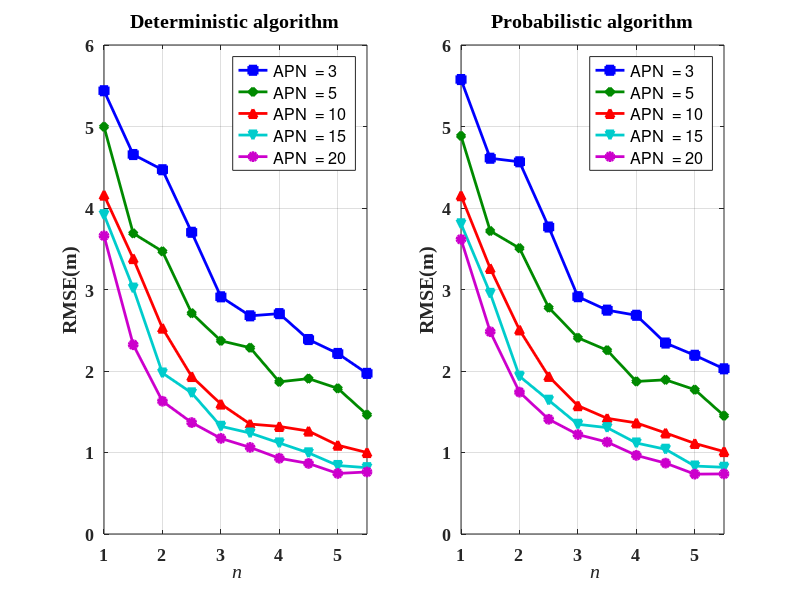
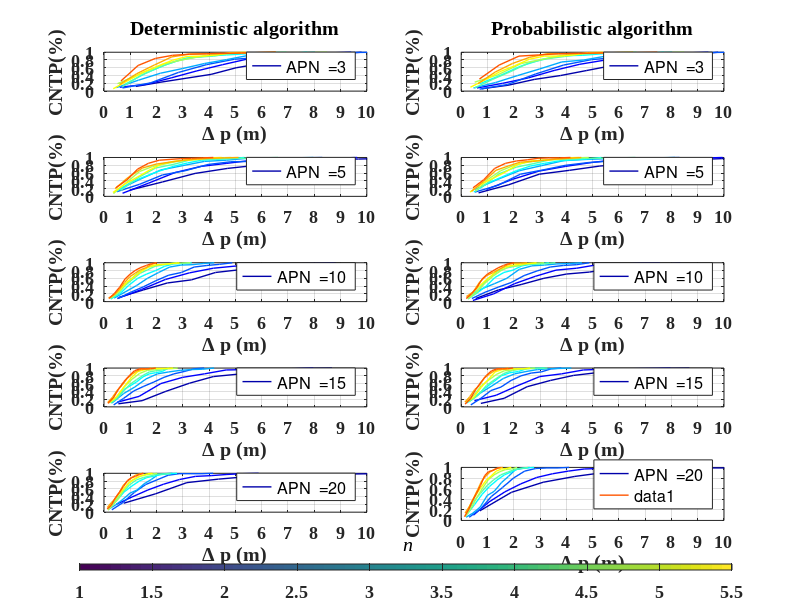

Here is the MATLAB script that generated these plots, in order:
clear;clc;
load test_result_attenuation;
result=attenuation_clean_result;
color=[0 0 255; 0 139 0; 255 0 0;0 205 205; 205 0 205];
color=color/256;

%%
% plot nn rmse
clear -regexp [^result | color]; % clear all var but result
figure('pos',[600 300 950 380]);
subplot(1,2,1);
for i=1:5
    j1=(i-1)*10+1;j2=i*10;
    x=cell2mat(result(j1:j2,2));
    y=cell2mat(result(j1:j2,4));
    if i==1
        plot(x,y,'-s','color',color(1,:),'linewidth',2,'markerfacecolor',color(1,:)); 
    elseif i==2
        plot(x,y,'-d','color',color(2,:),'linewidth',2,'markerfacecolor',color(2,:)); 
    elseif i==3
        plot(x,y,'-^','color',color(3,:),'linewidth',2,'markerfacecolor',color(3,:)); 
    elseif i==4
        plot(x,y,'-v','color',color(4,:),'linewidth',2,'markerfacecolor',color(4,:));  
    elseif i==5
        plot(x,y,'-o','color',color(5,:),'linewidth',2,'markerfacecolor',color(5,:));  
    end
    hold on;
end
title('Deterministic algorithm','fontname','Times New Roman','fontsize',13,'fontweight','bold');
legend('APN  = 3','APN  = 5','APN  = 10','APN  = 15','APN  = 20');
set(gca,'XTick',0:1:6,'fontname','Times New Roman','fontsize',13,'fontweight','bold');
xlabel('\it n');
ylabel('RMSE(m)');
axis([1 5.5 0 6]);
grid on;

% plot prob rmse
subplot(1,2,2);
for i=1:5
    j1=(i-1)*10+1;j2=i*10;
    x=cell2mat(result(j1:j2,2));
    y=cell2mat(result(j1:j2,6));
    if i==1
        plot(x,y,'-s','color',color(1,:),'linewidth',2,'markerfacecolor',color(1,:)); 
    elseif i==2
        plot(x,y,'-d','color',color(2,:),'linewidth',2,'markerfacecolor',color(2,:)); 
    elseif i==3
        plot(x,y,'-^','color',color(3,:),'linewidth',2,'markerfacecolor',color(3,:)); 
    elseif i==4
        plot(x,y,'-v','color',color(4,:),'linewidth',2,'markerfacecolor',color(4,:));  
    elseif i==5
        plot(x,y,'-o','color',color(5,:),'linewidth',2,'markerfacecolor',color(5,:));  
    end
    hold on;
end
title('Probabilistic algorithm','fontname','Times New Roman','fontsize',13,'fontweight','bold');
legend('APN  = 3','APN  = 5','APN  = 10','APN  = 15','APN  = 20');
set(gca,'XTick',0:1:6,'fontname','Times New Roman','fontsize',13,'fontweight','bold');
xlabel('\it n');
ylabel('RMSE(m)');
axis([1 5.5 0 6]);
grid on;

%%

clear -regexp [^result | color];
apn=[3;5;10;15;20];
linecolors = jet(10);
figure('pos',[600 100 930 750]);

for i= 1:5
    j1=(i-1)*10+1;j2=i*10;
    % plot nn cdf
    subplot(5,2,2*i-1);   
    nn_error=result(j1:j2,3);
    num=100;%100 test points
    for j=1:1:10
        y=nn_error{j,1};
        [b x]=hist(y,10);%10 bins
        c=cumsum(b/num); 
        plot(x,c,'-','color',linecolors(j,:),'linewidth',1,'markerfacecolor',color(5,:)); 
        hold on;
    end
    if i==1
        title('Deterministic algorithm','fontname','Times New Roman','fontsize',13,'fontweight','bold');
    end
    legend(strcat('APN  = ',num2str(apn(i,1))),'Location','southeast');
    set(gca,'XTick',0:1:10,'fontname','Times New Roman','fontsize',13,'fontweight','bold');
    xlabel('\Delta\it\bf p\rm\bf (m)');
    ylabel('CNTP(%)');
    axis([0 10 0 1]);
    grid on;

% plot prob cdf
    subplot(5,2,2*i);
    prob_error=result(j1:j2,5);
    num=100;%100 test points
    for j=1:1:10
        y=prob_error{j,1};
        [b x]=hist(y,10);%10 bins
        c=cumsum(b/num); 
        plot(x,c,'-','color',linecolors(j,:),'linewidth',1,'markerfacecolor',color(5,:)); 
        hold on;
    end
    
    if i==1
        title({'Probabilistic algorithm'},'fontname','Times New Roman','fontsize',13,'fontweight','bold');
    end
    legend(strcat('APN  = ',num2str(apn(i,1))),'Location','southeast');
    set(gca,'XTick',0:1:10,'fontname','Times New Roman','fontsize',13,'fontweight','bold');
    xlabel('\Delta\it\bf p\rm\bf (m)');
    ylabel('CNTP(%)');
    axis([0 10 0 1]);
    grid on;
end

h=colorbar('SouthOutside');caxis([1 5.5]);
set(get(h,'title'),'string','\it n','fontname','Times New Roman','fontsize',13,'fontweight','bold');
set(h,'xtick',1:0.5:5.5,'fontname','Times New Roman','fontsize',13,'fontweight','bold');
set(h, 'Position', [.1 .05 .8150 .01]);
